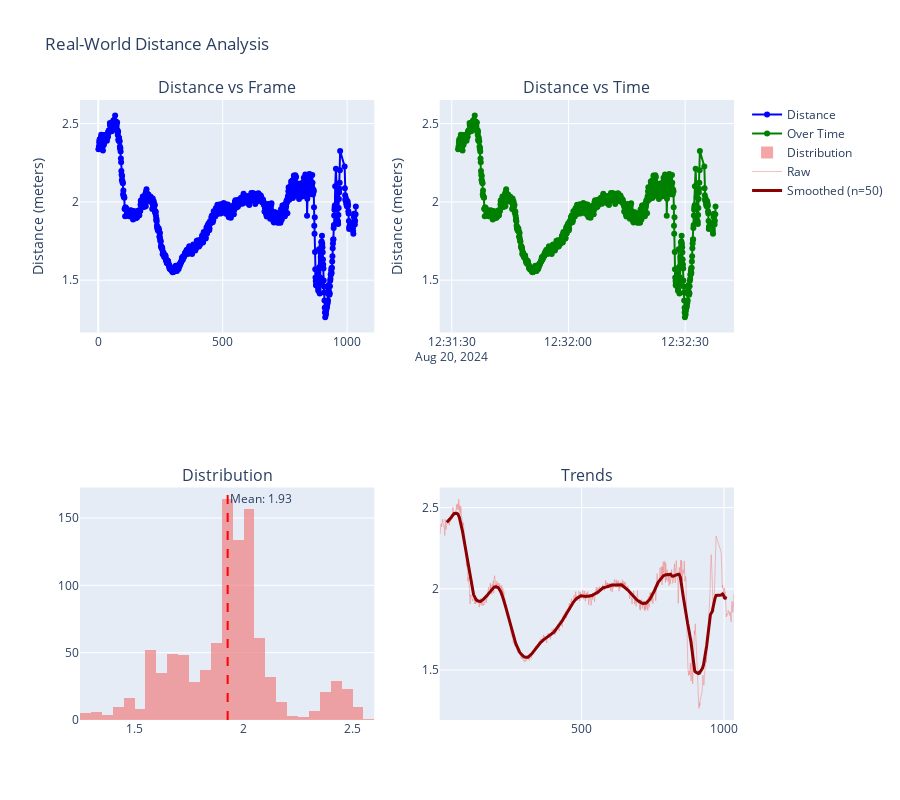

Notebook code cell kept with this figure:
### Code cell
from utils.sonar_visualization import plot_distance_analysis
plot_distance_analysis(net_analysis_results, "Real-World Distance Analysis")

### Figure 1 — Plotly figure (JSON) as saved in the notebook; plotly's stock layout.template omitted (floating-point values rounded to 4 significant figures; data arrays with more than 128 entries replaced by an {"elided": "..."} marker saying what was removed)
{"data": [{"line": {"color": "blue"}, "mode": "lines+markers", "name": "Distance", "type": "scatter", "x": {"elided": "1012 int values"}, "xaxis": "x", "y": {"elided": "1012 float values"}, "yaxis": "y"}, {"line": {"color": "green"}, "mode": "lines+markers", "name": "Over Time", "type": "scatter", "x": {"elided": "1012 str values"}, "xaxis": "x2", "y": {"elided": "1012 float values"}, "yaxis": "y2"}, {"marker": {"color": "lightcoral"}, "name": "Distribution", "nbinsx": 30, "opacity": 0.7, "type": "histogram", "x": {"elided": "1012 float values"}, "xaxis": "x3", "yaxis": "y3"}, {"line": {"color": "lightcoral", "width": 1}, "mode": "lines", "name": "Raw", "opacity": 0.5, "type": "scatter", "x": {"elided": "1012 int values"}, "xaxis": "x4", "y": {"elided": "1012 float values"}, "yaxis": "y4"}, {"line": {"color": "darkred", "width": 3}, "mode": "lines", "name": "Smoothed (n=50)", "type": "scatter", "x": {"elided": "1012 int values"}, "xaxis": "x4", "y": {"elided": "1012 float values"}, "yaxis": "y4"}], "layout": {"annotations": [{"font": {"size": 16}, "showarrow": false, "text": "Distance vs Frame", "x": 0.225, "xanchor": "center", "xref": "paper", "y": 1, "yanchor": "bottom", "yref": "paper"}, {"font": {"size": 16}, "showarrow": false, "text": "Distance vs Time", "x": 0.775, "xanchor": "center", "xref": "paper", "y": 1, "yanchor": "bottom", "yref": "paper"}, {"font": {"size": 16}, "showarrow": false, "text": "Distribution", "x": 0.225, "xanchor": "center", "xref": "paper", "y": 0.375, "yanchor": "bottom", "yref": "paper"}, {"font": {"size": 16}, "showarrow": false, "text": "Trends", "x": 0.775, "xanchor": "center", "xref": "paper", "y": 0.375, "yanchor": "bottom", "yref": "paper"}, {"showarrow": false, "text": "Mean: 1.93", "x": 1.927, "xanchor": "left", "xref": "x3", "y": 1, "yanchor": "top", "yref": "y3 domain"}], "height": 800, "shapes": [{"line": {"color": "red", "dash": "dash"}, "type": "line", "x0": 1.927, "x1": 1.927, "xref": "x3", "y0": 0, "y1": 1, "yref": "y3 domain"}], "showlegend": true, "title": {"text": "Real-World Distance Analysis"}, "xaxis": {"anchor": "y", "domain": [0, 0.45]}, "xaxis2": {"anchor": "y2", "domain": [0.55, 1]}, "xaxis3": {"anchor": "y3", "domain": [0, 0.45]}, "xaxis4": {"anchor": "y4", "domain": [0.55, 1]}, "yaxis": {"anchor": "x", "domain": [0.625, 1], "title": {"text": "Distance (meters)"}}, "yaxis2": {"anchor": "x2", "domain": [0.625, 1], "title": {"text": "Distance (meters)"}}, "yaxis3": {"anchor": "x3", "domain": [0, 0.375]}, "yaxis4": {"anchor": "x4", "domain": [0, 0.375]}}}
